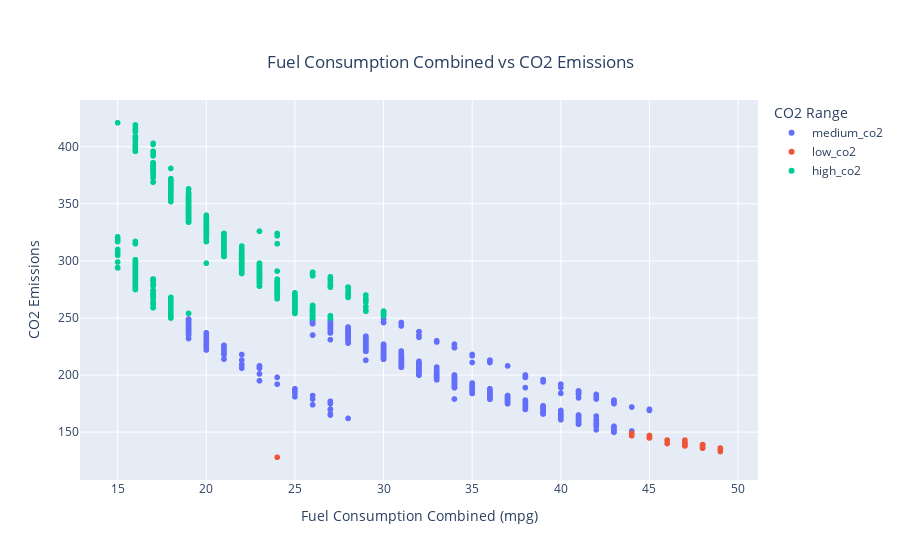

Notebook cell for this chart:
### Code cell
import plotly.express as px
from plotly.offline import plot

df = filtered_variables
fig = px.scatter(df, x='mpgfuel_cons_comb', y='co2', color='co2_range',
                 labels={
                     'mpgfuel_cons_comb':'Fuel Consumption Combined (mpg)',
                     'co2':'CO2 Emissions',
                     'co2_range':'CO2 Range',
                     'low_co2':'low',
                     'medium_co2':'medium'
                 },
                title="Fuel Consumption Combined vs CO2 Emissions")
fig.update_layout(
    title={
        'text': "Fuel Consumption Combined vs CO2 Emissions",
        'y':0.9,
        'x':0.5,
        'xanchor': 'center',
        'yanchor': 'top'})
fig.show()


# Save the figure as an HTML file without opening it
plt.savefig('fuel_consumption.png')

### Figure 1 — Plotly figure (JSON) as saved in the notebook; plotly's stock layout.template omitted (floating-point values rounded to 4 significant figures; data arrays with more than 128 entries replaced by an {"elided": "..."} marker saying what was removed)
{"data": [{"hovertemplate": "CO2 Range=medium_co2<br>Fuel Consumption Combined (mpg)=%{x}<br>CO2 Emissions=%{y}<extra></extra>", "legendgroup": "medium_co2", "marker": {"color": "#636efa", "symbol": "circle"}, "mode": "markers", "name": "medium_co2", "showlegend": true, "type": "scattergl", "x": {"elided": "3728 int values"}, "xaxis": "x", "y": {"elided": "3728 int values"}, "yaxis": "y"}, {"hovertemplate": "CO2 Range=low_co2<br>Fuel Consumption Combined (mpg)=%{x}<br>CO2 Emissions=%{y}<extra></extra>", "legendgroup": "low_co2", "marker": {"color": "#EF553B", "symbol": "circle"}, "mode": "markers", "name": "low_co2", "showlegend": true, "type": "scattergl", "x": [48, 47, 45, 46, 45, 46, 44, 47, 45, 47, 44, 46, 44, 44, 47, 46, 47, 45, 44, 45, 45, 45, 44, 48, 49, 48, 44, 44, 48, 47, 49, 45, 48, 49, 48, 45, 48, 48, 47, 48, 48, 24, 47, 44, 48, 47, 49, 48, 48, 48, 47, 44, 49, 47, 48, 46, 44, 47, 49, 48, 47, 46, 47], "xaxis": "x", "y": [136, 138, 145, 143, 145, 143, 147, 138, 145, 138, 147, 143, 147, 147, 138, 140, 138, 145, 147, 145, 145, 145, 147, 136, 133, 136, 147, 147, 136, 140, 136, 147, 139, 136, 139, 147, 137, 138, 143, 139, 139, 128, 141, 149, 137, 141, 135, 138, 139, 139, 141, 149, 135, 140, 139, 143, 148, 140, 136, 139, 140, 143, 139], "yaxis": "y"}, {"hovertemplate": "CO2 Range=high_co2<br>Fuel Consumption Combined (mpg)=%{x}<br>CO2 Emissions=%{y}<extra></extra>", "legendgroup": "high_co2", "marker": {"color": "#00cc96", "symbol": "circle"}, "mode": "markers", "name": "high_co2", "showlegend": true, "type": "scattergl", "x": {"elided": "3256 int values"}, "xaxis": "x", "y": {"elided": "3256 int values"}, "yaxis": "y"}], "layout": {"legend": {"title": {"text": "CO2 Range"}, "tracegroupgap": 0}, "title": {"text": "Fuel Consumption Combined vs CO2 Emissions", "x": 0.5, "xanchor": "center", "y": 0.9, "yanchor": "top"}, "xaxis": {"anchor": "y", "domain": [0, 1], "title": {"text": "Fuel Consumption Combined (mpg)"}}, "yaxis": {"anchor": "x", "domain": [0, 1], "title": {"text": "CO2 Emissions"}}}}
